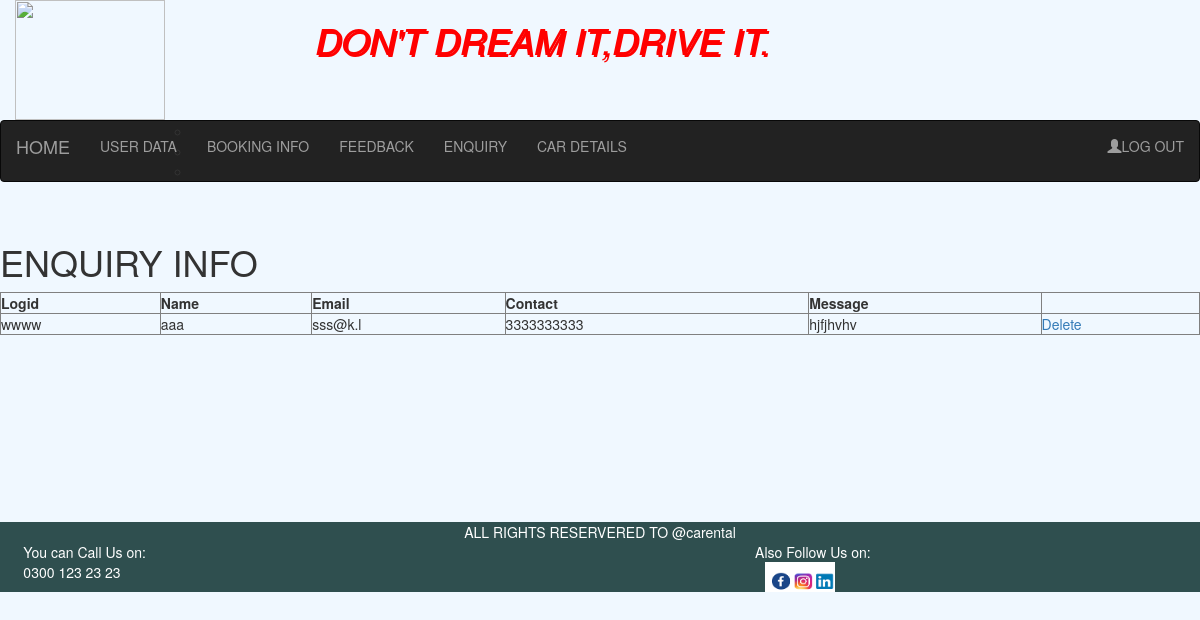
The app's page /enquiry.php with its own data.
### tables this page shows
CREATE TABLE IF NOT EXISTS `contact` (
  `logid` varchar(20) DEFAULT NULL,
  `name` varchar(20) DEFAULT NULL,
  `email` varchar(20) DEFAULT NULL,
  `number` bigint(30) DEFAULT NULL,
  `msg` varchar(200) DEFAULT NULL
);

### enquiry.php (the view, shortened to what this page needs)
<!DOCTYPE html>
<html>
    <head>
        <link href="http://maxcdn.bootstrapcdn.com/bootstrap/3.4.0/css/bootstrap.min.css" rel="stylesheet" type="text/css"/>
    </head>
    <body style="background-color: aliceblue">
        <div class="container-fluid">
        <?php
        include ("adminheader.php");
        ?>
        <div class="row">
            <div class="col-sm-12" style="height:300px">
                <h1>ENQUIRY INFO</h1>
                <?php
                 $link=mysqli_connect(HOST,USERNAME,PASSWORD,DBNAME);
                 $result=mysqli_query($link,"select * from contact");
                 if(mysqli_affected_rows($link)>0)
                 {
                 echo "<table border='1'width='100%'>";
                 echo"<tr><h4><th>Logid</th><th>Name</th><th>Email</th><th>Contact</th><th>Message</th><th></th></tr>";
                 while($row=mysqli_fetch_array($result))
                 {
                  echo "<tr>";
                  echo "<td>$row[0]</td>";
                  echo "<td>$row[1]</td>";
                  echo "<td>$row[2]</td>";
                  echo "<td>$row[3]</td>";
                  echo "<td>$row[4]</td>";
                  echo "<td><a href='enquirydelete.php?id=$row[2]'>Delete</a></td>";
                  echo "</tr>";
                 }
                 echo"</table>";
                 }
                 else
                 {
                  echo "<h4>no record found</h4>";
              }
                ?>
            </div>
        </div>
        <?php
        include ("footer.php");
        ?>
    </body>
</html>

### records on screen
contact: logid "wwww", name "aaa", email "sss@k.l", number "3333333333", msg "hjfjhvhv"
